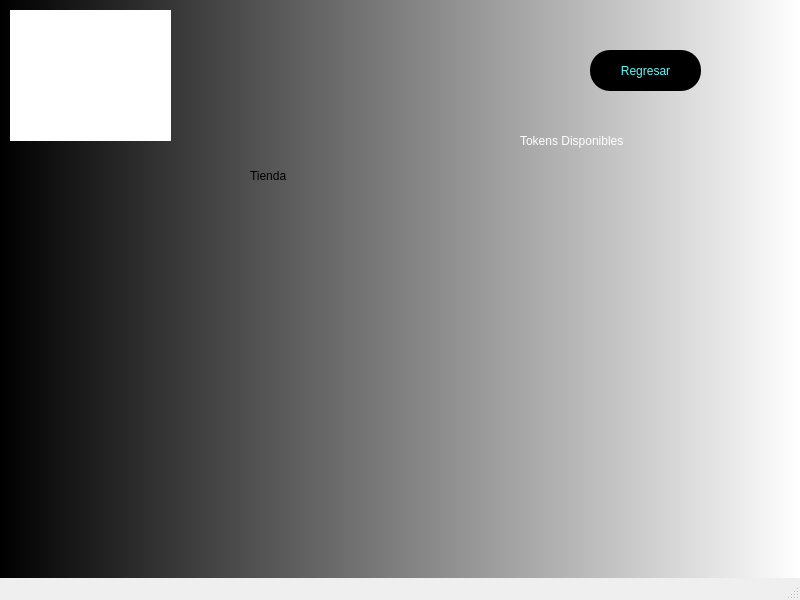
<?xml version="1.0" encoding="UTF-8"?>
<ui version="4.0">
 <class>MainWindow</class>
 <widget class="QMainWindow" name="MainWindow">
  <property name="geometry">
   <rect>
    <x>0</x>
    <y>0</y>
    <width>800</width>
    <height>600</height>
   </rect>
  </property>
  <property name="windowTitle">
   <string>MainWindow</string>
  </property>
  <property name="styleSheet">
   <string notr="true">QWidget#centralwidget{
background-color: qlineargradient(spread:pad, x1:0, y1:0, x2:1, y2:0, stop:0 rgba(0, 0, 0, 255), stop:1 rgba(255, 255, 255, 255));}</string>
  </property>
  <widget class="QWidget" name="centralwidget">
   <widget class="QLabel" name="label_4">
    <property name="geometry">
     <rect>
      <x>10</x>
      <y>10</y>
      <width>161</width>
      <height>131</height>
     </rect>
    </property>
    <property name="styleSheet">
     <string notr="true">background-color: rgb(255, 255, 255);</string>
    </property>
    <property name="text">
     <string/>
    </property>
    <property name="pixmap">
     <pixmap>../Imagenes/1.png</pixmap>
    </property>
    <property name="scaledContents">
     <bool>true</bool>
    </property>
   </widget>
   <widget class="QLabel" name="label">
    <property name="geometry">
     <rect>
      <x>250</x>
      <y>140</y>
      <width>211</width>
      <height>71</height>
     </rect>
    </property>
    <property name="styleSheet">
     <string notr="true">font: 26pt &quot;MV Boli&quot;;
font: 48pt &quot;Impact&quot;;</string>
    </property>
    <property name="text">
     <string>Tienda</string>
    </property>
   </widget>
   <widget class="QPushButton" name="pushButton">
    <property name="geometry">
     <rect>
      <x>590</x>
      <y>50</y>
      <width>111</width>
      <height>41</height>
     </rect>
    </property>
    <property name="styleSheet">
     <string notr="true">background-color: rgb(0, 0, 0);
color: rgb(85, 255, 255);
border-radius:20px;</string>
    </property>
    <property name="text">
     <string>Regresar</string>
    </property>
   </widget>
   <widget class="QLabel" name="label_3">
    <property name="geometry">
     <rect>
      <x>520</x>
      <y>130</y>
      <width>211</width>
      <height>21</height>
     </rect>
    </property>
    <property name="styleSheet">
     <string notr="true">font: 87 12pt &quot;Arial Black&quot;;
color: rgb(255, 255, 255);</string>
    </property>
    <property name="text">
     <string>Tokens Disponibles</string>
    </property>
   </widget>
  </widget>
  <widget class="QMenuBar" name="menubar">
   <property name="geometry">
    <rect>
     <x>0</x>
     <y>0</y>
     <width>800</width>
     <height>21</height>
    </rect>
   </property>
  </widget>
  <widget class="QStatusBar" name="statusbar"/>
 </widget>
 <resources/>
 <connections/>
</ui>
